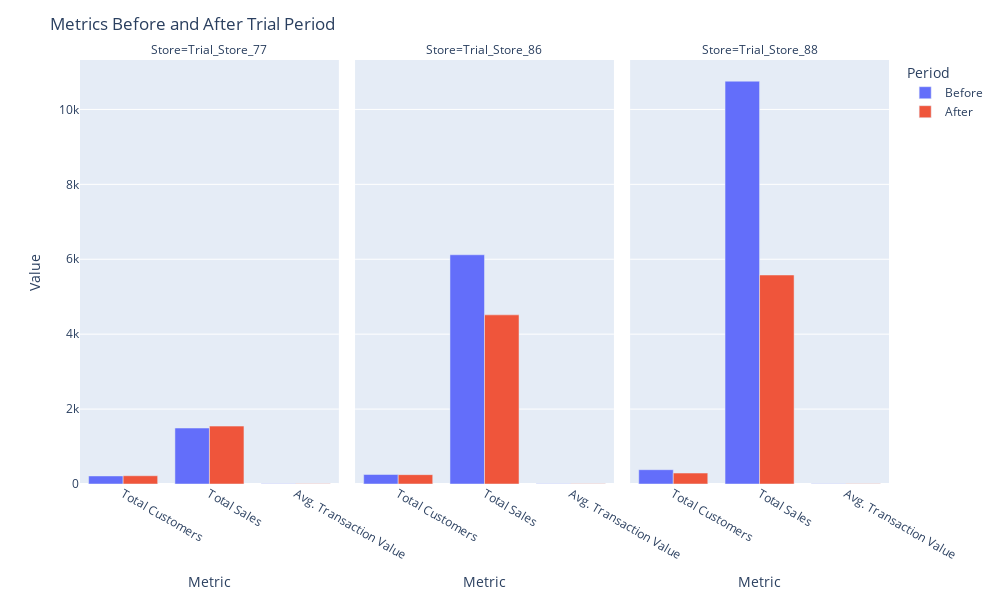

Notebook cell for this chart:
### Code cell
import plotly.express as px

#  Df Trial store names
trial_stores = ['Trial_Store_77', 'Trial_Store_86', 'Trial_Store_88']

# Df metric names
metrics = ['Total_Customers', 'Total_Sales', 'Avg_Transaction_Value']

# Df labels for the plots
labels = {'Total_Customers': 'Total Customers',
          'Total_Sales': 'Total Sales',
          'Avg_Transaction_Value': 'Avg. Transaction Value'}

# Empty list to store DataFrame for each trial store
dfs = []

# Df DataFrame for each trial store
for trial_store in trial_stores:
   
    before_data = pd.DataFrame({'Store': trial_store, 'Period': 'Before', 'Metric': labels.values()})
    before_data['Value'] = [metrics_before[trial_store][metric] for metric in metrics]
    
    after_data = pd.DataFrame({'Store': trial_store, 'Period': 'After', 'Metric': labels.values()})
    after_data['Value'] = [metrics_after[trial_store][metric] for metric in metrics]
    
    # Concatenate before and after data
    store_data = pd.concat([before_data, after_data], ignore_index=True)
    dfs.append(store_data)

# Concatenate data for all trial stores
before_after_metrics = pd.concat(dfs, ignore_index=True)

# Plotly Express for  bar plot
fig = px.bar(before_after_metrics, x='Metric', y='Value', color='Period', barmode='group',
             facet_col='Store', category_orders={'Metric': list(labels.values())},
             labels={'Value': 'Metric Value'}, height=600, width=1000)

# Customize layout
fig.update_layout(title='Metrics Before and After Trial Period',
                  xaxis_title='Metric', yaxis_title='Value', legend_title='Period')

# Show 
fig.show()

### Figure 1 — Plotly figure (JSON) as saved in the notebook; plotly's stock layout.template omitted (floating-point values rounded to 4 significant figures)
{"data": [{"alignmentgroup": "True", "hovertemplate": "Period=Before<br>Store=Trial_Store_77<br>Metric=%{x}<br>Metric Value=%{y}<extra></extra>", "legendgroup": "Before", "marker": {"color": "#636efa", "pattern": {"shape": ""}}, "name": "Before", "offsetgroup": "Before", "orientation": "v", "showlegend": true, "textposition": "auto", "type": "bar", "x": ["Total Customers", "Total Sales", "Avg. Transaction Value"], "xaxis": "x", "y": [215, 1495.0, 5.376], "yaxis": "y"}, {"alignmentgroup": "True", "hovertemplate": "Period=Before<br>Store=Trial_Store_86<br>Metric=%{x}<br>Metric Value=%{y}<extra></extra>", "legendgroup": "Before", "marker": {"color": "#636efa", "pattern": {"shape": ""}}, "name": "Before", "offsetgroup": "Before", "orientation": "v", "showlegend": false, "textposition": "auto", "type": "bar", "x": ["Total Customers", "Total Sales", "Avg. Transaction Value"], "xaxis": "x2", "y": [254, 6120.0, 6.939], "yaxis": "y2"}, {"alignmentgroup": "True", "hovertemplate": "Period=Before<br>Store=Trial_Store_88<br>Metric=%{x}<br>Metric Value=%{y}<extra></extra>", "legendgroup": "Before", "marker": {"color": "#636efa", "pattern": {"shape": ""}}, "name": "Before", "offsetgroup": "Before", "orientation": "v", "showlegend": false, "textposition": "auto", "type": "bar", "x": ["Total Customers", "Total Sales", "Avg. Transaction Value"], "xaxis": "x3", "y": [382, 10750.0, 8.7], "yaxis": "y3"}, {"alignmentgroup": "True", "hovertemplate": "Period=After<br>Store=Trial_Store_77<br>Metric=%{x}<br>Metric Value=%{y}<extra></extra>", "legendgroup": "After", "marker": {"color": "#EF553B", "pattern": {"shape": ""}}, "name": "After", "offsetgroup": "After", "orientation": "v", "showlegend": true, "textposition": "auto", "type": "bar", "x": ["Total Customers", "Total Sales", "Avg. Transaction Value"], "xaxis": "x", "y": [220, 1545.0, 5.422], "yaxis": "y"}, {"alignmentgroup": "True", "hovertemplate": "Period=After<br>Store=Trial_Store_86<br>Metric=%{x}<br>Metric Value=%{y}<extra></extra>", "legendgroup": "After", "marker": {"color": "#EF553B", "pattern": {"shape": ""}}, "name": "After", "offsetgroup": "After", "orientation": "v", "showlegend": false, "textposition": "auto", "type": "bar", "x": ["Total Customers", "Total Sales", "Avg. Transaction Value"], "xaxis": "x2", "y": [249, 4516.0, 6.883], "yaxis": "y2"}, {"alignmentgroup": "True", "hovertemplate": "Period=After<br>Store=Trial_Store_88<br>Metric=%{x}<br>Metric Value=%{y}<extra></extra>", "legendgroup": "After", "marker": {"color": "#EF553B", "pattern": {"shape": ""}}, "name": "After", "offsetgroup": "After", "orientation": "v", "showlegend": false, "textposition": "auto", "type": "bar", "x": ["Total Customers", "Total Sales", "Avg. Transaction Value"], "xaxis": "x3", "y": [292, 5579.0, 8.759], "yaxis": "y3"}], "layout": {"annotations": [{"font": {}, "showarrow": false, "text": "Store=Trial_Store_77", "x": 0.16, "xanchor": "center", "xref": "paper", "y": 1, "yanchor": "bottom", "yref": "paper"}, {"font": {}, "showarrow": false, "text": "Store=Trial_Store_86", "x": 0.5, "xanchor": "center", "xref": "paper", "y": 1, "yanchor": "bottom", "yref": "paper"}, {"font": {}, "showarrow": false, "text": "Store=Trial_Store_88", "x": 0.84, "xanchor": "center", "xref": "paper", "y": 1, "yanchor": "bottom", "yref": "paper"}], "barmode": "group", "height": 600, "legend": {"title": {"text": "Period"}, "tracegroupgap": 0}, "margin": {"t": 60}, "title": {"text": "Metrics Before and After Trial Period"}, "width": 1000, "xaxis": {"anchor": "y", "categoryarray": ["Total Customers", "Total Sales", "Avg. Transaction Value"], "categoryorder": "array", "domain": [0, 0.32], "title": {"text": "Metric"}}, "xaxis2": {"anchor": "y2", "categoryarray": ["Total Customers", "Total Sales", "Avg. Transaction Value"], "categoryorder": "array", "domain": [0.34, 0.66], "matches": "x", "title": {"text": "Metric"}}, "xaxis3": {"anchor": "y3", "categoryarray": ["Total Customers", "Total Sales", "Avg. Transaction Value"], "categoryorder": "array", "domain": [0.68, 1.0], "matches": "x", "title": {"text": "Metric"}}, "yaxis": {"anchor": "x", "domain": [0, 1], "title": {"text": "Value"}}, "yaxis2": {"anchor": "x2", "domain": [0, 1], "matches": "y", "showticklabels": false}, "yaxis3": {"anchor": "x3", "domain": [0, 1], "matches": "y", "showticklabels": false}}}
